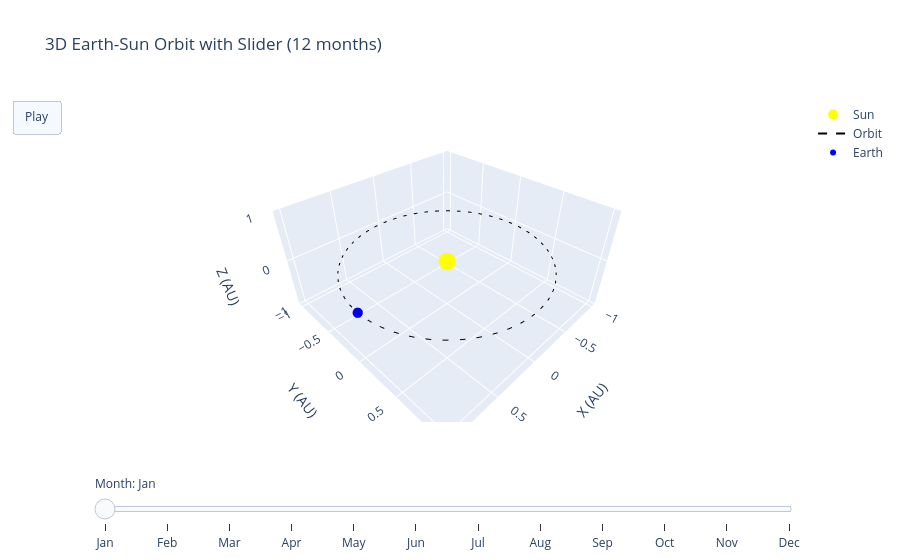

Source (notebook cell):
### Code cell
# Orbital parameters (circular orbit)
a = 1.0               # AU
frames_count = 12      # 12 months
theta = np.linspace(0, 2*np.pi, 1000)  # full orbit for trace

# Orbit trace
x_orbit = a * np.cos(theta)
y_orbit = a * np.sin(theta)
z_orbit = np.zeros_like(theta)

# Earth positions for each month
theta_frames = np.linspace(0, 2*np.pi, frames_count, endpoint=False)
x_frames = a * np.cos(theta_frames)
y_frames = a * np.sin(theta_frames)
z_frames = np.zeros_like(theta_frames)

# Corresponding month labels
month_labels = ['Jan', 'Feb', 'Mar', 'Apr', 'May', 'Jun', 
                'Jul', 'Aug', 'Sep', 'Oct', 'Nov', 'Dec']

# Create figure with initial positions
fig = go.Figure(
    data=[
        go.Scatter3d(x=[0], y=[0], z=[0],
                     mode='markers', marker=dict(size=10, color='yellow'),
                     name='Sun'),
        go.Scatter3d(x=x_orbit, y=y_orbit, z=z_orbit,
                     mode='lines', line=dict(color='black', dash='dash'),
                     name='Orbit'),
        go.Scatter3d(x=[x_frames[0]], y=[y_frames[0]], z=[z_frames[0]],
                     mode='markers', marker=dict(size=6, color='blue'),
                     name='Earth')
    ],
    layout=go.Layout(
        title="3D Earth-Sun Orbit with Slider (12 months)",
        scene=dict(xaxis_title='X (AU)', yaxis_title='Y (AU)', zaxis_title='Z (AU)'),
        updatemenus=[dict(type="buttons",
                          buttons=[dict(label="Play",
                                        method="animate",
                                        args=[None, dict(frame=dict(duration=500, redraw=True),
                                                         fromcurrent=True, mode='immediate')])])],
        sliders=[dict(
            steps=[dict(method='animate',
                        args=[[f'Month {k+1}'],
                              dict(mode='immediate', frame=dict(duration=500, redraw=True), transition=dict(duration=0))],
                        label=month_labels[k]) for k in range(frames_count)],
            active=0,
            currentvalue=dict(prefix="Month: "),
            pad=dict(t=50)
        )]
    ),
    frames=[go.Frame(
        data=[
            go.Scatter3d(x=[0], y=[0], z=[0],  # Sun always visible
                         mode='markers', marker=dict(size=10, color='yellow'),
                         name='Sun'),
            go.Scatter3d(x=x_orbit, y=y_orbit, z=z_orbit,
                         mode='lines', line=dict(color='black', dash='dash'),
                         name='Orbit'),
            go.Scatter3d(x=[x_frames[k]], y=[y_frames[k]], z=[z_frames[k]],
                         mode='markers', marker=dict(size=6, color='blue'),
                         name='Earth')
        ],
        name=f'Month {k+1}'
    ) for k in range(frames_count)]
)

fig.show()

# Output is not visible in github webpage, refer to Folder/Output-Plotly

### Figure 1 — Plotly figure (JSON) as saved in the notebook; plotly's stock layout.template omitted (floating-point values rounded to 4 significant figures; data arrays with more than 128 entries replaced by an {"elided": "..."} marker saying what was removed)
{"data": [{"marker": {"color": "yellow", "size": 10}, "mode": "markers", "name": "Sun", "type": "scatter3d", "x": [0], "y": [0], "z": [0]}, {"line": {"color": "black", "dash": "dash"}, "mode": "lines", "name": "Orbit", "type": "scatter3d", "x": {"elided": "1000 float values"}, "y": {"elided": "1000 float values"}, "z": {"elided": "1000 float values"}}, {"marker": {"color": "blue", "size": 6}, "mode": "markers", "name": "Earth", "type": "scatter3d", "x": [1], "y": [0], "z": [0]}], "layout": {"scene": {"xaxis": {"title": {"text": "X (AU)"}}, "yaxis": {"title": {"text": "Y (AU)"}}, "zaxis": {"title": {"text": "Z (AU)"}}}, "sliders": [{"active": 0, "currentvalue": {"prefix": "Month: "}, "pad": {"t": 50}, "steps": [{"args": [["Month 1"], {"frame": {"duration": 500, "redraw": true}, "mode": "immediate", "transition": {"duration": 0}}], "label": "Jan", "method": "animate"}, {"args": [["Month 2"], {"frame": {"duration": 500, "redraw": true}, "mode": "immediate", "transition": {"duration": 0}}], "label": "Feb", "method": "animate"}, {"args": [["Month 3"], {"frame": {"duration": 500, "redraw": true}, "mode": "immediate", "transition": {"duration": 0}}], "label": "Mar", "method": "animate"}, {"args": [["Month 4"], {"frame": {"duration": 500, "redraw": true}, "mode": "immediate", "transition": {"duration": 0}}], "label": "Apr", "method": "animate"}, {"args": [["Month 5"], {"frame": {"duration": 500, "redraw": true}, "mode": "immediate", "transition": {"duration": 0}}], "label": "May", "method": "animate"}, {"args": [["Month 6"], {"frame": {"duration": 500, "redraw": true}, "mode": "immediate", "transition": {"duration": 0}}], "label": "Jun", "method": "animate"}, {"args": [["Month 7"], {"frame": {"duration": 500, "redraw": true}, "mode": "immediate", "transition": {"duration": 0}}], "label": "Jul", "method": "animate"}, {"args": [["Month 8"], {"frame": {"duration": 500, "redraw": true}, "mode": "immediate", "transition": {"duration": 0}}], "label": "Aug", "method": "animate"}, {"args": [["Month 9"], {"frame": {"duration": 500, "redraw": true}, "mode": "immediate", "transition": {"duration": 0}}], "label": "Sep", "method": "animate"}, {"args": [["Month 10"], {"frame": {"duration": 500, "redraw": true}, "mode": "immediate", "transition": {"duration": 0}}], "label": "Oct", "method": "animate"}, {"args": [["Month 11"], {"frame": {"duration": 500, "redraw": true}, "mode": "immediate", "transition": {"duration": 0}}], "label": "Nov", "method": "animate"}, {"args": [["Month 12"], {"frame": {"duration": 500, "redraw": true}, "mode": "immediate", "transition": {"duration": 0}}], "label": "Dec", "method": "animate"}]}], "title": {"text": "3D Earth-Sun Orbit with Slider (12 months)"}, "updatemenus": [{"buttons": [{"args": [null, {"frame": {"duration": 500, "redraw": true}, "fromcurrent": true, "mode": "immediate"}], "label": "Play", "method": "animate"}], "type": "buttons"}]}}
